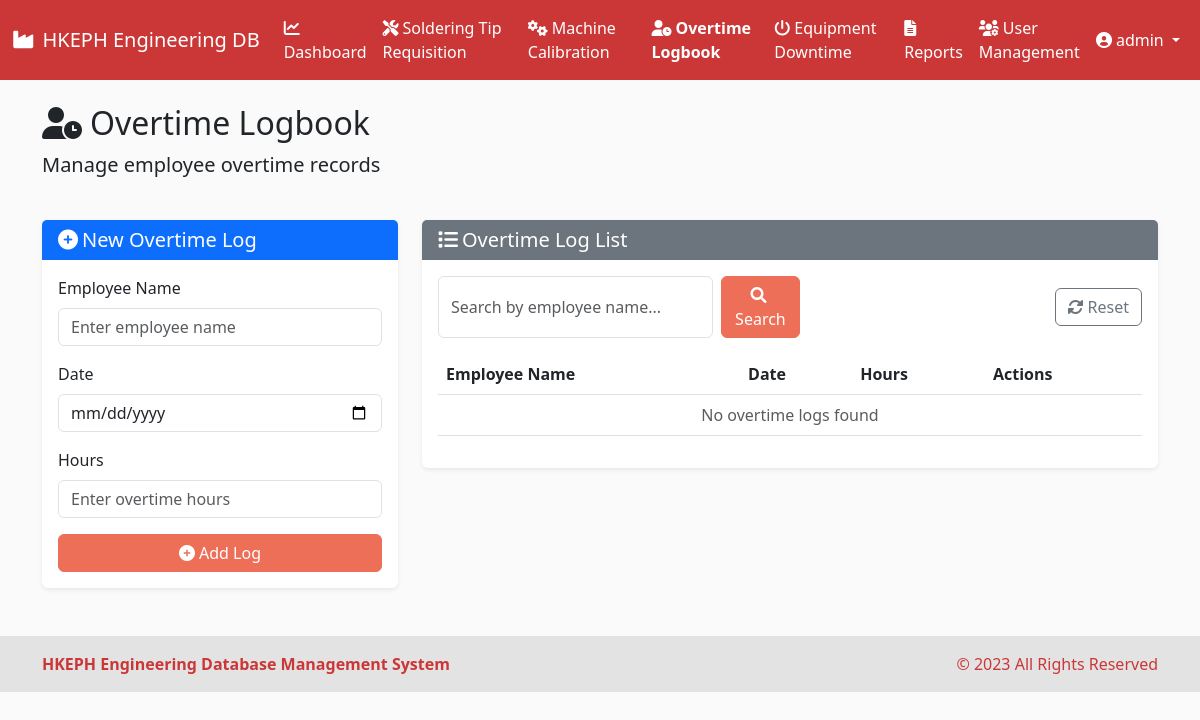
Before: /overtime-logbook (signed in) with the older database file.
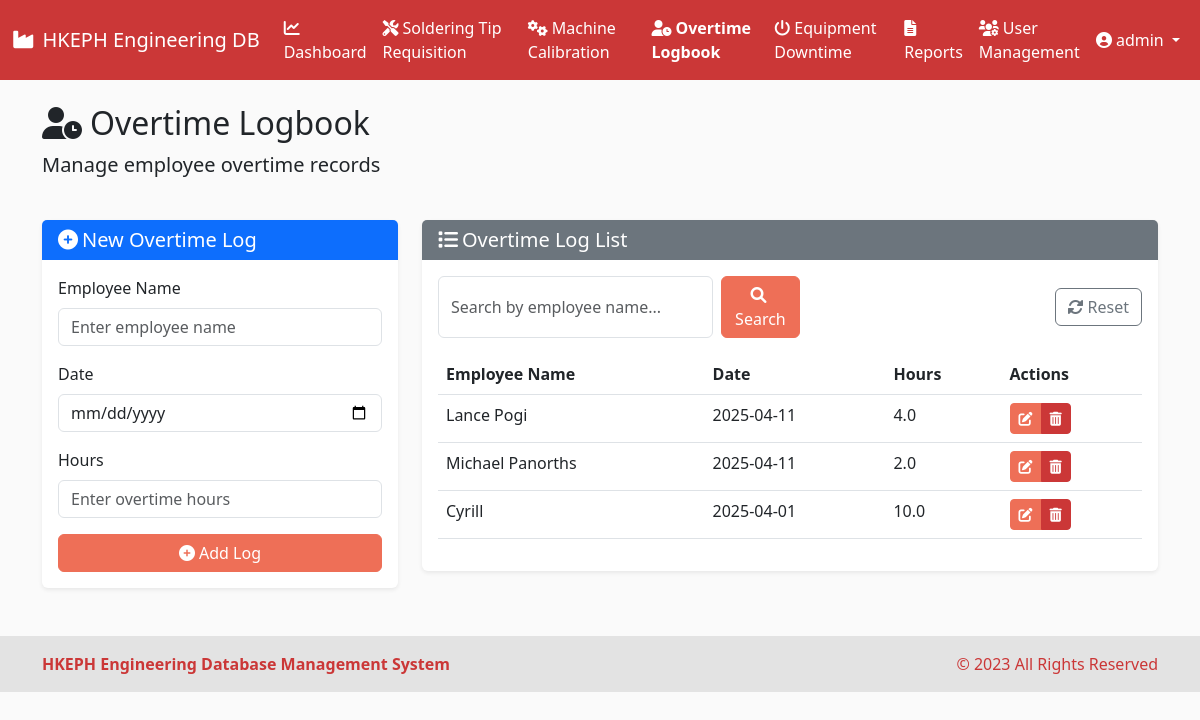
After: the same page with the newer database file.
### models.py (models this page shows, shortened)
class User(UserMixin, db.Model):
    id = db.Column(db.Integer, primary_key=True)
    username = db.Column(db.String(64), unique=True, nullable=False)
    email = db.Column(db.String(120), unique=True, nullable=False)
    password_hash = db.Column(db.String(256), nullable=False)
    is_admin = db.Column(db.Boolean, default=False)
    date_created = db.Column(db.DateTime, default=datetime.utcnow)

class OvertimeLogbook(db.Model):
    id = db.Column(db.Integer, primary_key=True)
    employee_name = db.Column(db.String(100), nullable=False)
    date = db.Column(db.DateTime, nullable=False)
    hours = db.Column(db.Float, nullable=False)
    created_at = db.Column(db.DateTime, default=datetime.utcnow)

### routes.py (the view)
@app.route('/overtime-logbook')
@login_required
def overtime_logbook():
    search_query = request.args.get('search', '')
    if search_query:
        logs = OvertimeLogbook.query.filter(
            OvertimeLogbook.employee_name.ilike(f'%{search_query}%')
        ).order_by(OvertimeLogbook.date.desc()).all()
    else:
        logs = OvertimeLogbook.query.order_by(OvertimeLogbook.date.desc()).all()
    form = OvertimeLogbookForm()
    return render_template('overtime_logbook.html', logs=logs, form=form, search_query=search_query)

### forms.py
class OvertimeLogbookForm(FlaskForm):
    employee_name = StringField('Employee Name', validators=[DataRequired(), Length(max=100)])
    date = DateField('Date', validators=[DataRequired()])
    hours = FloatField('Hours', validators=[DataRequired(), NumberRange(min=0.5, max=24)])

### app.py (called while the page is built)
@login_manager.user_loader
def load_user(user_id):
    return User.query.get(int(user_id))

### templates/overtime_logbook.html (shortened to what this page needs)
{% extends 'base.html' %}
{% block content %}
<div class="row mb-4">
    <div class="col">
        <h2><i class="fas fa-user-clock me-2"></i>Overtime Logbook</h2>
        <p class="lead">Manage employee overtime records</p>
    </div>
</div>
<div class="row mb-4">
    <div class="col-md-4">
        <div class="card">
            <div class="card-header bg-primary text-white">
                <h5 class="mb-0">
                    {% if edit_log %}
                    <i class="fas fa-edit me-1"></i>Edit Overtime Log
                    {% else %}
                    <i class="fas fa-plus-circle me-1"></i>New Overtime Log
                    {% endif %}
                </h5>
            </div>
            <div class="card-body">
                {% if edit_log %}
                <form method="POST" action="{{ url_for('edit_overtime_log', log_id=edit_log.id) }}">
                {% else %}
                <form method="POST" action="{{ url_for('add_overtime_log') }}">
                {% endif %}
                    <div class="mb-3">
                        <label for="employee_name" class="form-label">Employee Name</label>
                        {{ form.employee_name(class="form-control", placeholder="Enter employee name") }}
                    </div>
                    <div class="mb-3">
                        <label for="date" class="form-label">Date</label>
                        {{ form.date(class="form-control", type="date") }}
                    </div>
                    <div class="mb-3">
                        <label for="hours" class="form-label">Hours</label>
                        {{ form.hours(class="form-control", placeholder="Enter overtime hours") }}
                    </div>
                    <div class="d-grid gap-2">
                        {% if edit_log %}
                        <button type="submit" class="btn btn-primary">
                            <i class="fas fa-save me-1"></i>Update Log
                        </button>
                        <a href="{{ url_for('overtime_logbook') }}" class="btn btn-secondary">
                            <i class="fas fa-times me-1"></i>Cancel
                        </a>
                        {% else %}
                        <button type="submit" class="btn btn-primary">
                            <i class="fas fa-plus-circle me-1"></i>Add Log
                        </button>
                        {% endif %}
                    </div>
                </form>
            </div>
        </div>
    </div>
    <div class="col-md-8">
        <div class="card">
            <div class="card-header bg-secondary text-white">
                <h5 class="mb-0"><i class="fas fa-list me-1"></i>Overtime Log List</h5>
            </div>
            <div class="card-body">
                <div class="d-flex justify-content-between align-items-center mb-3">
                    <form class="d-flex" method="GET" action="{{ url_for('overtime_logbook') }}">
                        <input type="text" class="form-control me-2" name="search" placeholder="Search by employee name..." value="{{ search_query if search_query else '' }}">
                        <button class="btn btn-primary" type="submit">
                            <i class="fas fa-search me-1"></i>Search
                        </button>
                    </form>
                    <a href="{{ url_for('overtime_logbook') }}" class="btn btn-outline-secondary">
                        <i class="fas fa-sync-alt me-1"></i>Reset
                    </a>
                </div>
                <div class="table-responsive">
                    <table class="table table-hover">
                        <thead>
                            <tr>
                                <th>Employee Name</th>
                                <th>Date</th>
                                <th>Hours</th>
                                <th>Actions</th>
                            </tr>
                        </thead>
                        <tbody>
                            {% for log in logs %}
                            <tr>
                                <td>{{ log.employee_name }}</td>
                                <td>{{ log.date.strftime('%Y-%m-%d') }}</td>
                                <td>{{ log.hours }}</td>
                                <td>
                                    <div class="btn-group btn-group-sm" role="group">
                                        <a href="{{ url_for('edit_overtime_log', log_id=log.id) }}" class="btn btn-warning">
                                            <i class="fas fa-edit"></i>
                                        </a>
                                        <button type="button" class="btn btn-danger" data-bs-toggle="modal" data-bs-target="#deleteLogModal-{{ log.id }}">
                                            <i class="fas fa-trash-alt"></i>
                                        </button>
                                    </div>
                                </td>
                            </tr>
                            {% endfor %}
                            {% if not logs %}
                            <tr>
                                <td colspan="4" class="text-center text-muted">No overtime logs found</td>
                            </tr>
                            {% endif %}
                        </tbody>
                    </table>
                </div>
            </div>
        </div>
    </div>
</div>
{% endblock %}

### templates/base.html (shortened to what this page needs)
<!DOCTYPE html>
<html lang="en" data-bs-theme="light">
<head>
    <link href="https://cdn.jsdelivr.net/npm/bootstrap@5.3.0/dist/css/bootstrap.min.css" rel="stylesheet">
    <link rel="stylesheet" href="https://cdnjs.cloudflare.com/ajax/libs/font-awesome/6.0.0/css/all.min.css">
    <link rel="stylesheet" type="text/css" href="https://cdn.jsdelivr.net/npm/daterangepicker/daterangepicker.css" />
    <link rel="stylesheet" href="{{ url_for('static', filename='css/style.css') }}">
</head>
<body>
        <nav class="navbar navbar-expand-lg" style="background-color: var(--accent-secondary); color: white;">
            <div class="container-fluid">
                <a class="navbar-brand text-white" href="{{ url_for('dashboard') }}">
                    <i class="fas fa-industry me-2"></i>HKEPH Engineering DB
                </a>
                <div class="collapse navbar-collapse" id="navbarNav">
                    {% if current_user.is_authenticated %}
                    <ul class="navbar-nav">
                        <li class="nav-item">
                            <a class="nav-link text-white {% if request.path == url_for('dashboard') %}active fw-bold{% endif %}" href="{{ url_for('dashboard') }}">
                                <i class="fas fa-chart-line me-1"></i>Dashboard
                            </a>
                        </li>
                        <li class="nav-item">
                            <a class="nav-link text-white {% if request.path == url_for('soldering_tips') %}active fw-bold{% endif %}" href="{{ url_for('soldering_tips') }}">
                                <i class="fas fa-tools me-1"></i>Soldering Tip Requisition
                            </a>
                        </li>
                        <li class="nav-item">
                            <a class="nav-link text-white {% if request.path == url_for('machine_calibrations') %}active fw-bold{% endif %}" href="{{ url_for('machine_calibrations') }}">
                                <i class="fas fa-cogs me-1"></i>Machine Calibration
                            </a>
                        </li>
                        <li class="nav-item">
                            <a class="nav-link text-white {% if request.path == url_for('overtime_logbook') %}active fw-bold{% endif %}" href="{{ url_for('overtime_logbook') }}">
                                <i class="fas fa-user-clock me-1"></i>Overtime Logbook
                            </a>
                        </li>
                        <li class="nav-item">
                            <a class="nav-link text-white {% if request.path == url_for('equipment_downtime') %}active fw-bold{% endif %}" href="{{ url_for('equipment_downtime') }}">
                                <i class="fas fa-power-off me-1"></i>Equipment Downtime
                            </a>
                        </li>
                        <li class="nav-item">
                            <a class="nav-link text-white {% if request.path == url_for('reports') %}active fw-bold{% endif %}" href="{{ url_for('reports') }}">
                                <i class="fas fa-file-alt me-1"></i>Reports
                            </a>
                        </li>
                        {% if current_user.is_admin %}
                        <li class="nav-item">
                            <a class="nav-link text-white {% if request.path == url_for('user_management') %}active fw-bold{% endif %}" href="{{ url_for('user_management') }}">
                                <i class="fas fa-users-cog me-1"></i>User Management
                            </a>
                        </li>
                        {% endif %}
                    </ul>
                    <ul class="navbar-nav ms-auto">
                        <li class="nav-item dropdown">
                            <a class="nav-link dropdown-toggle text-white" href="#" id="navbarDropdown" role="button" data-bs-toggle="dropdown" aria-expanded="false">
                                <i class="fas fa-user-circle me-1"></i>{{ current_user.username }}
                            </a>
                        </li>
                    </ul>
                    {% endif %}
                </div>
            </div>
        </nav>
        <main class="container mt-4 mb-5">
            {% block content %}{% endblock %}
        </main>
        <footer class="py-3 mt-5" style="background-color: var(--light-secondary); color: var(--accent-secondary);">
            <div class="container">
                <div class="row align-items-center">
                    <div class="col-md-6 text-center text-md-start">
                        <strong>HKEPH Engineering Database Management System</strong>
                    </div>
                    <div class="col-md-6 text-center text-md-end">
                        <p class="mb-0">&copy; 2023 All Rights Reserved</p>
                    </div>
                </div>
            </div>
        </footer>
    </body>
    </html>

### static/css/style.css (style rules this page uses)
:root { --light-bg: #FAFAFA; --light-secondary: #E3E3E3; --accent-primary: #EE6F57; --accent-secondary: #CB3737; }
body { padding-bottom: 20px; }
.card { border: none; box-shadow: 0 0.125rem 0.25rem rgba(0, 0, 0, 0.075); transition: all 0.3s ease; }
.card-header { border-bottom: none; }
.table th { font-weight: 600; border-top: none; }
.btn-primary { background-color: var(--accent-primary); border-color: var(--accent-primary); }
.btn-warning { background-color: var(--accent-primary); border-color: var(--accent-primary); color: white; }
.btn-danger { background-color: var(--accent-secondary); border-color: var(--accent-secondary); }
.btn-group > .btn { margin-right: 0; }

### templates/base.html (style rules this page uses)
body { background-color: var(--light-bg); }

Changed rows visible on the page:
added OvertimeLogbook: employee_name "Lance Pogi", date "2025-04-11", hours "4.0"
added OvertimeLogbook: employee_name "Michael Panorths", date "2025-04-11", hours "2.0"
added OvertimeLogbook: employee_name "Cyrill", date "2025-04-01", hours "10.0"
Other visible differences:
text no longer shown: "No overtime logs found"
